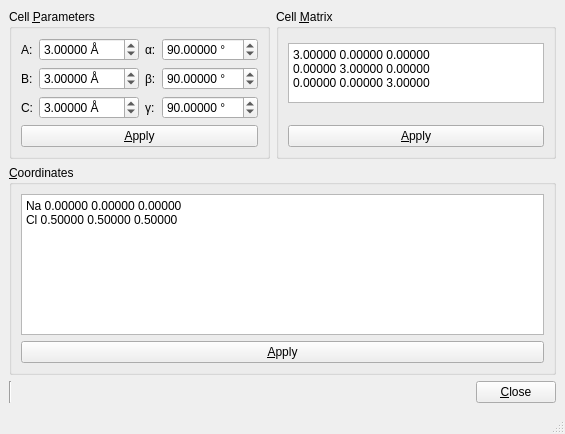
<?xml version="1.0" encoding="UTF-8"?>
<ui version="4.0">
 <class>CrystalBuilderDialog</class>
 <widget class="QMainWindow" name="CrystalBuilderDialog">
  <property name="geometry">
   <rect>
    <x>0</x>
    <y>0</y>
    <width>537</width>
    <height>434</height>
   </rect>
  </property>
  <property name="sizePolicy">
   <sizepolicy hsizetype="Fixed" vsizetype="Preferred">
    <horstretch>0</horstretch>
    <verstretch>0</verstretch>
   </sizepolicy>
  </property>
  <property name="maximumSize">
   <size>
    <width>537</width>
    <height>16777215</height>
   </size>
  </property>
  <property name="windowTitle">
   <string>Avogadro - Crystal Builder Toolkit</string>
  </property>
  <widget class="QWidget" name="centralwidget">
   <property name="sizePolicy">
    <sizepolicy hsizetype="Fixed" vsizetype="Preferred">
     <horstretch>0</horstretch>
     <verstretch>0</verstretch>
    </sizepolicy>
   </property>
   <layout class="QVBoxLayout" name="verticalLayout">
    <item>
     <layout class="QHBoxLayout" name="horizontalLayout">
      <item>
       <widget class="QGroupBox" name="gb_params">
        <property name="sizePolicy">
         <sizepolicy hsizetype="Maximum" vsizetype="Maximum">
          <horstretch>0</horstretch>
          <verstretch>0</verstretch>
         </sizepolicy>
        </property>
        <property name="title">
         <string>Cell &amp;Parameters</string>
        </property>
        <property name="checkable">
         <bool>false</bool>
        </property>
        <layout class="QGridLayout" name="gridLayout">
         <item row="0" column="0">
          <widget class="QLabel" name="label">
           <property name="text">
            <string>A:</string>
           </property>
           <property name="buddy">
            <cstring>spin_a</cstring>
           </property>
          </widget>
         </item>
         <item row="0" column="1">
          <widget class="QDoubleSpinBox" name="spin_a">
           <property name="sizePolicy">
            <sizepolicy hsizetype="Maximum" vsizetype="Fixed">
             <horstretch>0</horstretch>
             <verstretch>0</verstretch>
            </sizepolicy>
           </property>
           <property name="maximumSize">
            <size>
             <width>100</width>
             <height>16777215</height>
            </size>
           </property>
           <property name="suffix">
            <string> Å</string>
           </property>
           <property name="decimals">
            <number>5</number>
           </property>
           <property name="minimum">
            <double>-1000000.000000000000000</double>
           </property>
           <property name="maximum">
            <double>1000000.000000000000000</double>
           </property>
           <property name="singleStep">
            <double>0.100000000000000</double>
           </property>
           <property name="value">
            <double>3.000000000000000</double>
           </property>
          </widget>
         </item>
         <item row="0" column="2">
          <widget class="QLabel" name="label_2">
           <property name="text">
            <string>α:</string>
           </property>
           <property name="buddy">
            <cstring>spin_alpha</cstring>
           </property>
          </widget>
         </item>
         <item row="0" column="3">
          <widget class="QDoubleSpinBox" name="spin_alpha">
           <property name="sizePolicy">
            <sizepolicy hsizetype="Maximum" vsizetype="Fixed">
             <horstretch>0</horstretch>
             <verstretch>0</verstretch>
            </sizepolicy>
           </property>
           <property name="maximumSize">
            <size>
             <width>100</width>
             <height>16777215</height>
            </size>
           </property>
           <property name="suffix">
            <string> °</string>
           </property>
           <property name="decimals">
            <number>5</number>
           </property>
           <property name="minimum">
            <double>-360.000000000000000</double>
           </property>
           <property name="maximum">
            <double>360.000000000000000</double>
           </property>
           <property name="value">
            <double>90.000000000000000</double>
           </property>
          </widget>
         </item>
         <item row="1" column="0">
          <widget class="QLabel" name="label_4">
           <property name="text">
            <string>B:</string>
           </property>
           <property name="buddy">
            <cstring>spin_b</cstring>
           </property>
          </widget>
         </item>
         <item row="1" column="1">
          <widget class="QDoubleSpinBox" name="spin_b">
           <property name="sizePolicy">
            <sizepolicy hsizetype="Maximum" vsizetype="Fixed">
             <horstretch>0</horstretch>
             <verstretch>0</verstretch>
            </sizepolicy>
           </property>
           <property name="maximumSize">
            <size>
             <width>100</width>
             <height>16777215</height>
            </size>
           </property>
           <property name="suffix">
            <string> Å</string>
           </property>
           <property name="decimals">
            <number>5</number>
           </property>
           <property name="minimum">
            <double>-1000000.000000000000000</double>
           </property>
           <property name="maximum">
            <double>1000000.000000000000000</double>
           </property>
           <property name="singleStep">
            <double>0.100000000000000</double>
           </property>
           <property name="value">
            <double>3.000000000000000</double>
           </property>
          </widget>
         </item>
         <item row="1" column="3">
          <widget class="QDoubleSpinBox" name="spin_beta">
           <property name="sizePolicy">
            <sizepolicy hsizetype="Maximum" vsizetype="Fixed">
             <horstretch>0</horstretch>
             <verstretch>0</verstretch>
            </sizepolicy>
           </property>
           <property name="maximumSize">
            <size>
             <width>100</width>
             <height>16777215</height>
            </size>
           </property>
           <property name="suffix">
            <string> °</string>
           </property>
           <property name="decimals">
            <number>5</number>
           </property>
           <property name="minimum">
            <double>-360.000000000000000</double>
           </property>
           <property name="maximum">
            <double>360.000000000000000</double>
           </property>
           <property name="value">
            <double>90.000000000000000</double>
           </property>
          </widget>
         </item>
         <item row="2" column="0">
          <widget class="QLabel" name="label_6">
           <property name="text">
            <string>C:</string>
           </property>
           <property name="buddy">
            <cstring>spin_c</cstring>
           </property>
          </widget>
         </item>
         <item row="2" column="1">
          <widget class="QDoubleSpinBox" name="spin_c">
           <property name="sizePolicy">
            <sizepolicy hsizetype="Maximum" vsizetype="Fixed">
             <horstretch>0</horstretch>
             <verstretch>0</verstretch>
            </sizepolicy>
           </property>
           <property name="maximumSize">
            <size>
             <width>100</width>
             <height>16777215</height>
            </size>
           </property>
           <property name="suffix">
            <string> Å</string>
           </property>
           <property name="decimals">
            <number>5</number>
           </property>
           <property name="minimum">
            <double>-1000000.000000000000000</double>
           </property>
           <property name="maximum">
            <double>1000000.000000000000000</double>
           </property>
           <property name="singleStep">
            <double>0.100000000000000</double>
           </property>
           <property name="value">
            <double>3.000000000000000</double>
           </property>
          </widget>
         </item>
         <item row="2" column="2">
          <widget class="QLabel" name="label_5">
           <property name="text">
            <string>γ:</string>
           </property>
           <property name="buddy">
            <cstring>spin_gamma</cstring>
           </property>
          </widget>
         </item>
         <item row="2" column="3">
          <widget class="QDoubleSpinBox" name="spin_gamma">
           <property name="sizePolicy">
            <sizepolicy hsizetype="Maximum" vsizetype="Fixed">
             <horstretch>0</horstretch>
             <verstretch>0</verstretch>
            </sizepolicy>
           </property>
           <property name="maximumSize">
            <size>
             <width>100</width>
             <height>16777215</height>
            </size>
           </property>
           <property name="suffix">
            <string> °</string>
           </property>
           <property name="decimals">
            <number>5</number>
           </property>
           <property name="minimum">
            <double>-360.000000000000000</double>
           </property>
           <property name="maximum">
            <double>360.000000000000000</double>
           </property>
           <property name="value">
            <double>90.000000000000000</double>
           </property>
          </widget>
         </item>
         <item row="1" column="2">
          <widget class="QLabel" name="label_3">
           <property name="text">
            <string>β:</string>
           </property>
           <property name="buddy">
            <cstring>spin_beta</cstring>
           </property>
          </widget>
         </item>
         <item row="3" column="0" colspan="4">
          <widget class="QPushButton" name="push_params_apply">
           <property name="text">
            <string>&amp;Apply</string>
           </property>
          </widget>
         </item>
        </layout>
       </widget>
      </item>
      <item>
       <widget class="QGroupBox" name="gb_matrix">
        <property name="sizePolicy">
         <sizepolicy hsizetype="Maximum" vsizetype="Preferred">
          <horstretch>0</horstretch>
          <verstretch>0</verstretch>
         </sizepolicy>
        </property>
        <property name="title">
         <string>Cell &amp;Matrix</string>
        </property>
        <property name="checkable">
         <bool>false</bool>
        </property>
        <property name="checked">
         <bool>false</bool>
        </property>
        <layout class="QGridLayout" name="gridLayout_2">
         <item row="0" column="0">
          <widget class="QTextEdit" name="edit_matrix">
           <property name="enabled">
            <bool>true</bool>
           </property>
           <property name="sizePolicy">
            <sizepolicy hsizetype="MinimumExpanding" vsizetype="MinimumExpanding">
             <horstretch>0</horstretch>
             <verstretch>0</verstretch>
            </sizepolicy>
           </property>
           <property name="minimumSize">
            <size>
             <width>180</width>
             <height>60</height>
            </size>
           </property>
           <property name="maximumSize">
            <size>
             <width>16777215</width>
             <height>50</height>
            </size>
           </property>
           <property name="verticalScrollBarPolicy">
            <enum>Qt::ScrollBarAlwaysOff</enum>
           </property>
           <property name="horizontalScrollBarPolicy">
            <enum>Qt::ScrollBarAlwaysOff</enum>
           </property>
           <property name="tabChangesFocus">
            <bool>true</bool>
           </property>
           <property name="html">
            <string>&lt;!DOCTYPE HTML PUBLIC &quot;-//W3C//DTD HTML 4.0//EN&quot; &quot;http://www.w3.org/TR/REC-html40/strict.dtd&quot;&gt;
&lt;html&gt;&lt;head&gt;&lt;meta name=&quot;qrichtext&quot; content=&quot;1&quot; /&gt;&lt;style type=&quot;text/css&quot;&gt;
p, li { white-space: pre-wrap; }
&lt;/style&gt;&lt;/head&gt;&lt;body style=&quot; font-family:'Sans Serif'; font-size:9pt; font-weight:400; font-style:normal;&quot;&gt;
&lt;p style=&quot; margin-top:0px; margin-bottom:0px; margin-left:0px; margin-right:0px; -qt-block-indent:0; text-indent:0px;&quot;&gt;3.00000 0.00000 0.00000&lt;/p&gt;
&lt;p style=&quot; margin-top:0px; margin-bottom:0px; margin-left:0px; margin-right:0px; -qt-block-indent:0; text-indent:0px;&quot;&gt;0.00000 3.00000 0.00000&lt;/p&gt;
&lt;p style=&quot; margin-top:0px; margin-bottom:0px; margin-left:0px; margin-right:0px; -qt-block-indent:0; text-indent:0px;&quot;&gt;0.00000 0.00000 3.00000&lt;/p&gt;&lt;/body&gt;&lt;/html&gt;</string>
           </property>
          </widget>
         </item>
         <item row="2" column="0">
          <widget class="QPushButton" name="push_matrix_apply">
           <property name="text">
            <string>&amp;Apply</string>
           </property>
          </widget>
         </item>
         <item row="1" column="0">
          <spacer name="verticalSpacer">
           <property name="orientation">
            <enum>Qt::Vertical</enum>
           </property>
           <property name="sizeHint" stdset="0">
            <size>
             <width>20</width>
             <height>40</height>
            </size>
           </property>
          </spacer>
         </item>
        </layout>
       </widget>
      </item>
     </layout>
    </item>
    <item>
     <layout class="QHBoxLayout" name="horizontalLayout_3">
      <item>
       <widget class="QGroupBox" name="gb_coords">
        <property name="sizePolicy">
         <sizepolicy hsizetype="Expanding" vsizetype="Preferred">
          <horstretch>0</horstretch>
          <verstretch>0</verstretch>
         </sizepolicy>
        </property>
        <property name="title">
         <string>&amp;Coordinates</string>
        </property>
        <layout class="QVBoxLayout" name="verticalLayout_5">
         <item>
          <widget class="QTextEdit" name="edit_coords">
           <property name="sizePolicy">
            <sizepolicy hsizetype="Preferred" vsizetype="Expanding">
             <horstretch>0</horstretch>
             <verstretch>0</verstretch>
            </sizepolicy>
           </property>
           <property name="minimumSize">
            <size>
             <width>250</width>
             <height>60</height>
            </size>
           </property>
           <property name="tabChangesFocus">
            <bool>true</bool>
           </property>
           <property name="html">
            <string>&lt;!DOCTYPE HTML PUBLIC &quot;-//W3C//DTD HTML 4.0//EN&quot; &quot;http://www.w3.org/TR/REC-html40/strict.dtd&quot;&gt;
&lt;html&gt;&lt;head&gt;&lt;meta name=&quot;qrichtext&quot; content=&quot;1&quot; /&gt;&lt;style type=&quot;text/css&quot;&gt;
p, li { white-space: pre-wrap; }
&lt;/style&gt;&lt;/head&gt;&lt;body style=&quot; font-family:'Sans Serif'; font-size:9pt; font-weight:400; font-style:normal;&quot;&gt;
&lt;p style=&quot; margin-top:0px; margin-bottom:0px; margin-left:0px; margin-right:0px; -qt-block-indent:0; text-indent:0px;&quot;&gt;Na 0.00000 0.00000 0.00000&lt;/p&gt;
&lt;p style=&quot; margin-top:0px; margin-bottom:0px; margin-left:0px; margin-right:0px; -qt-block-indent:0; text-indent:0px;&quot;&gt;Cl 0.50000 0.50000 0.50000&lt;/p&gt;
&lt;p style=&quot;-qt-paragraph-type:empty; margin-top:0px; margin-bottom:0px; margin-left:0px; margin-right:0px; -qt-block-indent:0; text-indent:0px;&quot;&gt;&lt;/p&gt;&lt;/body&gt;&lt;/html&gt;</string>
           </property>
          </widget>
         </item>
         <item>
          <widget class="QPushButton" name="push_coords_apply">
           <property name="text">
            <string>&amp;Apply</string>
           </property>
          </widget>
         </item>
        </layout>
       </widget>
      </item>
     </layout>
    </item>
    <item>
     <layout class="QHBoxLayout" name="horizontalLayout_13">
      <item>
       <widget class="Line" name="line_6">
        <property name="orientation">
         <enum>Qt::Vertical</enum>
        </property>
       </widget>
      </item>
      <item>
       <spacer name="horizontalSpacer_4">
        <property name="orientation">
         <enum>Qt::Horizontal</enum>
        </property>
        <property name="sizeHint" stdset="0">
         <size>
          <width>40</width>
          <height>20</height>
         </size>
        </property>
       </spacer>
      </item>
      <item>
       <widget class="QPushButton" name="push_close">
        <property name="text">
         <string>&amp;Close</string>
        </property>
       </widget>
      </item>
     </layout>
    </item>
   </layout>
  </widget>
  <widget class="QMenuBar" name="menubar">
   <property name="geometry">
    <rect>
     <x>0</x>
     <y>0</y>
     <width>537</width>
     <height>21</height>
    </rect>
   </property>
  </widget>
  <widget class="QStatusBar" name="statusbar"/>
  <action name="action_unitsLengthAngstrom">
   <property name="checkable">
    <bool>true</bool>
   </property>
   <property name="text">
    <string>&amp;Angstrom</string>
   </property>
   <property name="toolTip">
    <string>Display lengths in Angstom units</string>
   </property>
  </action>
  <action name="action_unitsLengthBohr">
   <property name="checkable">
    <bool>true</bool>
   </property>
   <property name="text">
    <string>&amp;Bohr</string>
   </property>
   <property name="toolTip">
    <string>Display lengths in Bohr units</string>
   </property>
  </action>
  <action name="action_Degree">
   <property name="text">
    <string>&amp;Degree</string>
   </property>
  </action>
  <action name="action_Radian">
   <property name="text">
    <string>&amp;Radian</string>
   </property>
  </action>
  <action name="action_Angstrom_2">
   <property name="text">
    <string>&amp;Angstrom</string>
   </property>
  </action>
  <action name="action_Bohr_2">
   <property name="text">
    <string>&amp;Bohr</string>
   </property>
  </action>
  <action name="actionDegree">
   <property name="text">
    <string>&amp;Degree</string>
   </property>
  </action>
  <action name="action_Radian_2">
   <property name="text">
    <string>&amp;Radian</string>
   </property>
  </action>
  <action name="action_Fractional">
   <property name="text">
    <string>&amp;Fractional</string>
   </property>
  </action>
  <action name="action_Cartesian">
   <property name="text">
    <string>&amp;Cartesian</string>
   </property>
  </action>
  <action name="actionPreserve_fractional_coordinates_during_modification">
   <property name="text">
    <string>Preserve &amp;fractional coordinates during cell modification</string>
   </property>
  </action>
  <action name="actionPreserve_cartesian_coordinates_during_cell_modification">
   <property name="text">
    <string>Preserve &amp;cartesian coordinates during cell modification</string>
   </property>
  </action>
  <action name="action_Cartesian_2">
   <property name="text">
    <string>&amp;Cartesian</string>
   </property>
  </action>
  <action name="action_Fractional_2">
   <property name="text">
    <string>&amp;Fractional</string>
   </property>
  </action>
  <action name="actionRow_Vectors">
   <property name="text">
    <string>&amp;Row Vectors</string>
   </property>
  </action>
  <action name="action_Column_Vectors">
   <property name="text">
    <string>&amp;Column Vectors</string>
   </property>
  </action>
 </widget>
 <resources/>
 <connections/>
</ui>
